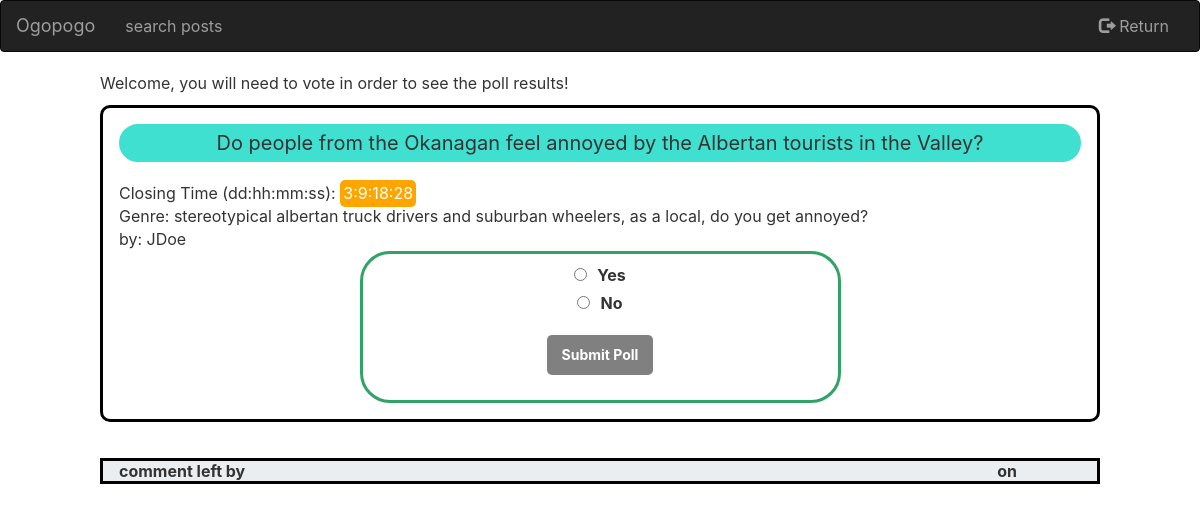
The app's page /src/server/displayPoll.php?pollId=Lwb2CG with its own data.
### tables this page shows
CREATE TABLE IF NOT EXISTS `polls` (
  `id` int,
  `poll_title` varchar(255) NOT NULL,
  `meta_description` varchar(255) NOT NULL,
  `current_status` varchar(255) NOT NULL,
  `close_date` TIMESTAMP NOT NULL,
  `option1` varchar(255) NOT NULL,
  `option2` varchar(255) NOT NULL,
  `option3` varchar(255),
  `option4` varchar(255),
  `option5` varchar(255),
  `option6` varchar(255)

);

### src/server/displayPoll.php (the view, shortened to what this page needs)
<html>
<?php
if($_SERVER['REQUEST_METHOD'] === "GET"){
    if (isset($_GET["pollId"])) {
        $pollID =  $_GET["pollId"];
        $host = "mysql-server";
        $database = "ogopogo";
        $user = "webuser";
        $password = "P@ssw0rd";
        $connection = mysqli_connect($host, $user, $password, $database);
        $error = mysqli_connect_error();
        if($error != null){
            $output = "<p>Unable to connect to database!</p>";
            exit($output);
        }
        else
        {
            $sql = "SELECT * FROM polls WHERE id="."'".$pollID."';";
            $results = mysqli_query($connection, $sql);
            $row = mysqli_fetch_assoc($results);
            $author = $row['username'];
            $description=$row['meta_description'];
            $closedate = $row['close_date'];
            $option1 = $row['option1'];
            $option2 = $row['option2'];
        }
    }
    else{
        echo "<p class = 'warning'> fields are empty, try again </p>";
        exit;
    }
}
else {
    echo "error : unacceptable server request. access denied";
    echo "<p> BAD Connection Method! <a href='login.php'> register here</a></p>";
    die();
}
?>
	<head>
        <link rel="stylesheet" href="https://maxcdn.bootstrapcdn.com/bootstrap/3.4.1/css/bootstrap.min.css">
		<link rel="stylesheet" href="https://use.fontawesome.com/releases/v5.7.1/css/all.css">
        <link rel="stylesheet" href="css/poll.css">
	</head>
	<body>
    <nav class="navbar navbar-inverse">
        <div class="container-fluid">
            <div class="navbar-header">
            <a href="main.php" class="navbar-brand">Ogopogo</a>
            </div>
            <div class="collapse navbar-collapse" id="myNavbar">
            <ul class="nav navbar-nav">
                <li id="search"><a href="#">search posts</a></li>
            </ul>
            <ul class="nav navbar-nav navbar-right" id="logInlogOut">
                <li><a href="main.php" id="logoutbutt"><span class="glyphicon glyphicon-log-out"></span> Return</a></li>
            </ul>
            </div>
        </div>
    </nav>
    <div class="content home">
    <p>Welcome, you will need to vote in order to see the poll results!</p>
	<form>
        <fieldset>
            <legend><?php echo $GLOBALS['title'];?></legend>
            <span>Closing Time (dd:hh:mm:ss):  </span>
            <span style="background:orange ; color : white; padding:0.2em; border-radius: 5px" id="dueDate"><?php echo $closedate;?> <br></span>
            <span><br>Genre: <?php echo $description;?> <br> by: </span>
            <span id="username"><?php echo $author;?> <br></span>
            <div class="pollBox">
            <?php
                echo '<input type="radio" id="op1" class="vote" name="vote" value='.$option1.'>';
                echo '<label class="update" for="op1"> '.$option1.'</label><br>';
                echo '<input type="radio" id="op2" class="vote" name="vote" value='.$option2.'>';
                echo '<label class="update" for="op2"> '.$option2.'</label><br>';
            ?>
            <div id="submitPoll"><a href="#" class="create-poll">Submit Poll</a></div>
            </div>
        </fieldset>
    </form>
    <div class="pollResult" id="pollStat"></div>
    <div id="previousComments">
        <table id="commentTable">
            <thead>
                <th class="left">comment left by</th>
                <th class="right">on</th>
            </thead>
        </table>
    </div>
    </body>
</html>

### src/server/css/poll.css (style rules this page uses)
* { box-sizing: border-box; font-family: -apple-system, BlinkMacSystemFont, "segoe ui", roboto, oxygen, ubuntu, cantarell, "fira sans", "droid sans", "helvetica neue", Arial, sans-serif; font-size: 16px; -webkit-font-smoothing: antialiased; -moz-osx-font-smoothing: grayscale; }
body { background-color: #FFFFFF; margin: 0; }
.content { width: 1000px; margin: 0 auto; }
.home .create-poll { display: inline-block; text-decoration: none; background-color: grey; font-weight: bold; font-size: 14px; border-radius: 5px; color: #FFFFFF; padding: 10px 15px; margin: 15px 0; }
.home table { width: 100%; padding-top: 30px; border-collapse: collapse; }
.home table thead { background-color: #ebeef1; border-bottom: 1px solid #d3dae0; }
legend { font-size: 20px; background: turquoise; text-align: center; border: 5px solid turquoise; border-radius: 20px; }
form { padding: 1em; border: 1px solid black; border-width: 3px; border-radius: 10px; }
label { text-align: right; margin-left: 10px; }
.pollBox { margin: auto; width: 50%; border: 3px solid #32a367; padding: 10px; border-radius: 30px; text-align: center; }
.pollResult { margin: auto; width: 50%; padding: 10px; border-radius: 30px; text-align: center; }
table { border: 3px solid black; border-radius: 5px; }
th.left { padding-left: 1em; text-align: left; }
th.right { text-align: right; padding-right: 5em; }

### records on screen
polls: meta_description "stereotypical albertan truck drivers and suburban wheelers, as a local, do you get annoyed?", username "JDoe", option1 "Yes", option2 "No"

### other values on screen
$GLOBALS['title'] "Do people from the Okanagan feel annoyed by the Albertan tourists in the Valley?"
